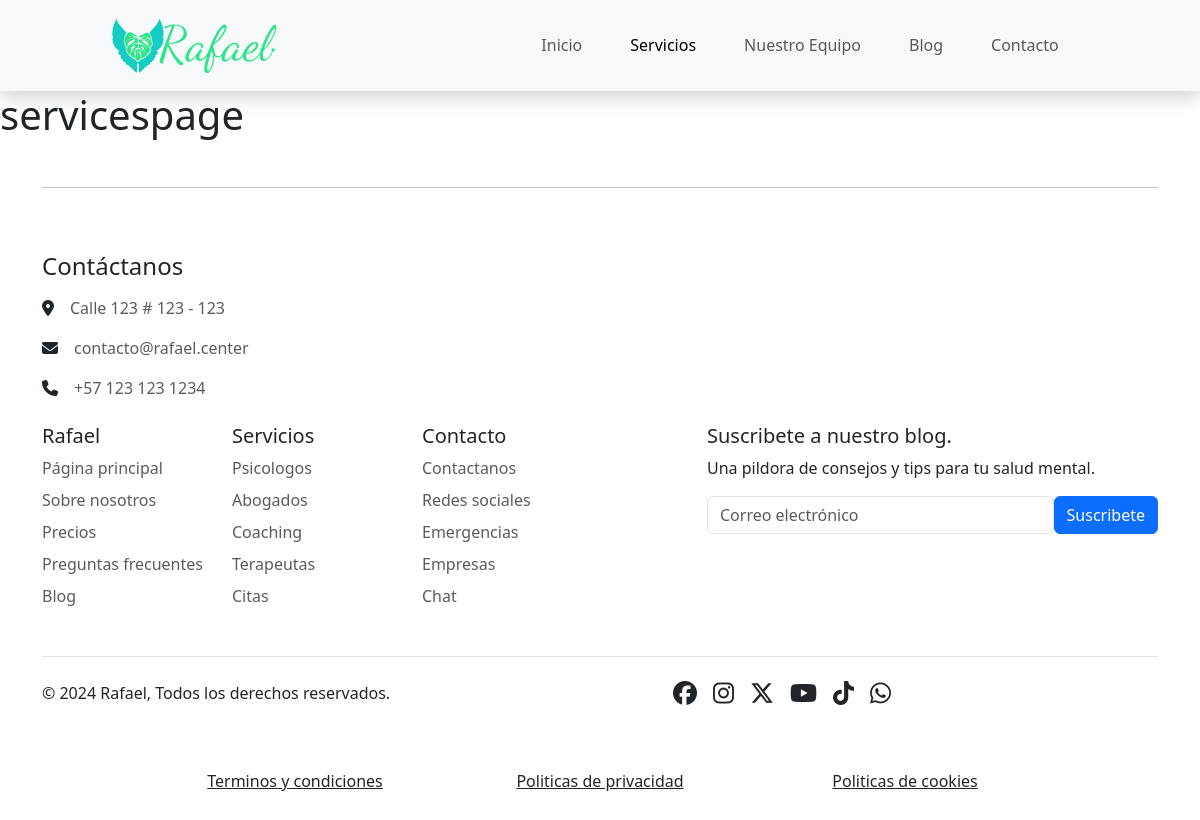
Page /services/ on the committed database.
### home/models.py (models this page shows, shortened)
class NavBar(models.Model):
    name = models.CharField(max_length=15)
    link = models.CharField(max_length=10)
    order = models.IntegerField()
    class Meta:
        verbose_name_plural = "navbars"

### home/views.py (the view)
# urls.py: path('', views.index, name='home'),
def index(request):
    navbar = NavBar.objects.all().order_by("order")
    navbartoggles = NavBarToggle.objects.all().order_by("order")
    context = {
        "navbar": navbar,
        "navbartoggles": navbartoggles,
    }
    return render(request, "base.html", context)

### home/templates/base.html (shortened to what this page needs)
{% load static %}
<!DOCTYPE html>
<html lang="es">
<head>
  <link rel="stylesheet" href="{% static 'css/bootstrap/dist/css/bootstrap.min.css' %}">
    <link rel="stylesheet" href="{% static 'css/styles.css' %}">
</head>
<body>
  {% include 'home/nav.html' %}
  {% if request.path == '/' or request.path == '/home/' %}
  {% include 'home/homepage.html' %}
  {% elif request.path == '/services/' %}
  {% include 'home/servicespage.html' %}
  {% elif request.path == '/team/' %}
  {% include 'home/teampage.html' %}
  {% elif request.path == '/blog/' %}
  {% include 'blog/blog_index.html' %}
  {% elif request.path == '/contact/' %}
  {% include 'home/contactpage.html' %}
  {% endif %}
</body>
{% include 'home/footer.html' %}
</html>

### home/templates/home/nav.html (shortened to what this page needs)
{% load static %}
<nav class="navbar navbar-expand-lg navbar-light bg-light shadow sticky-top">
  <div class="container-fluid justify-content-center">
    <a class="navbar-brand " href="/">
      <img src="{% static 'img/logo.svg' %}" alt="Logo" width="175">
    </a>
  </div>
  <div class="collapse navbar-collapse justify-content-center col-8" id="navbarNavAltMarkup">
    <div class="navbar-nav">
    {% for item in navbar %}
    <a class="nav-link align-middle text-center mx-3 {% if item.link in request.path or request.path == '/' and item.link == 'home' %}active{% endif %}"
    aria-current="page"
    href="{% if item.link == 'home' %}/{% else %}{% url item.link %}{% endif %}">{{ item.name }}</a>
    {% endfor %}
    </div>
  </div>
</nav>

### rows in the picture
NavBar: name "Inicio"
NavBar: name "Servicios"
NavBar: name "Nuestro Equipo"
NavBar: name "Blog"
NavBar: name "Contacto"
